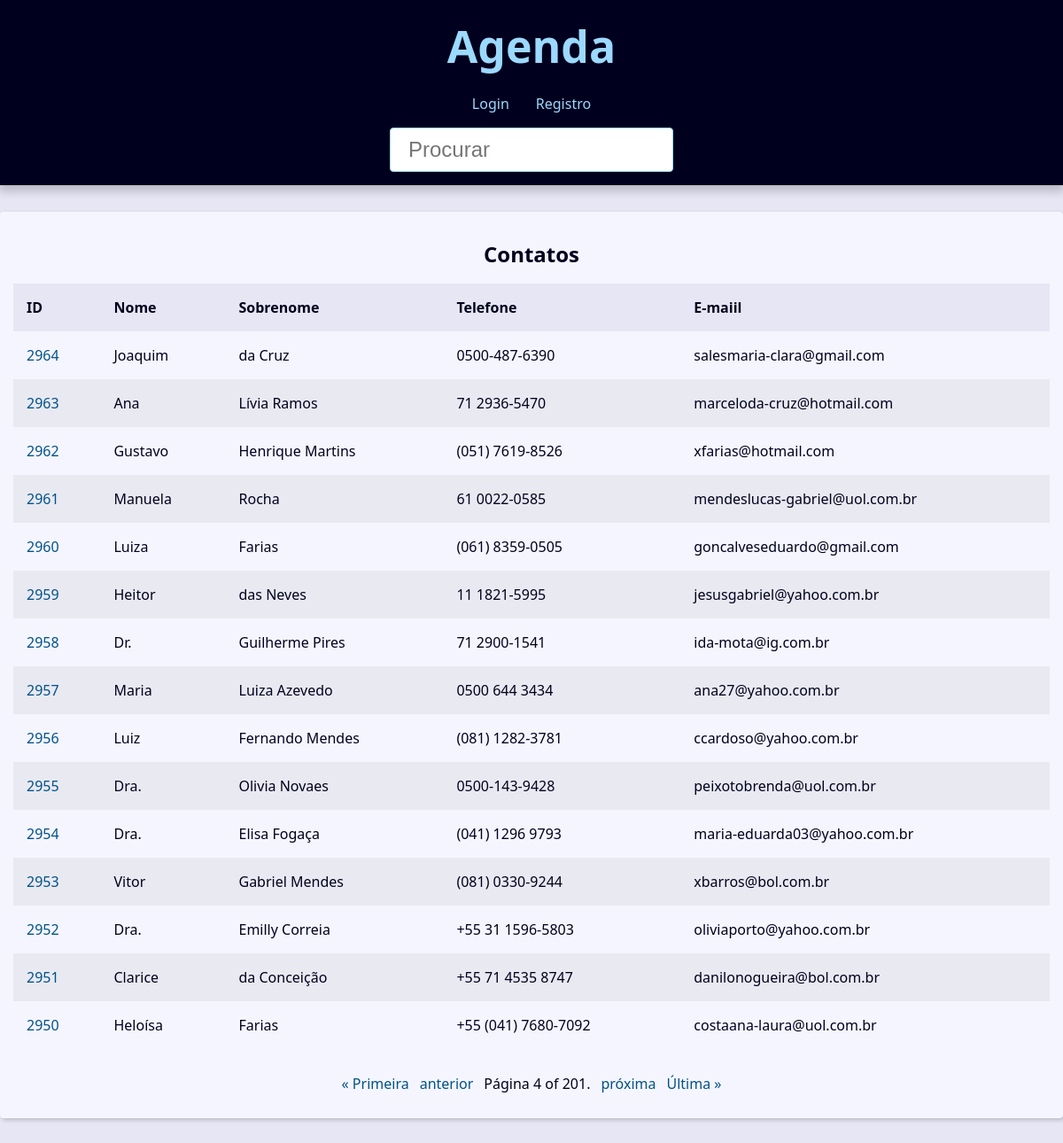
/?page=4&q=, run on the app's committed database.
### contato/models.py (models this page shows, shortened)
class Contato(models.Model):
    primeiro_nome = models.CharField(verbose_name='Nome', max_length=100)
    segundo_nome = models.CharField(max_length=150, verbose_name='Sobrenome')
    telefone = models.CharField(max_length=50)
    email = models.EmailField(max_length=256, blank=True)
    data_criacao = models.DateTimeField(default=timezone.now)
    descricao = models.TextField(blank=True)
    visivel = models.BooleanField(default=True)
    imagem = models.ImageField(blank=True, upload_to='imagens/%Y/%m/')
    categoria = models.ForeignKey(Categoria,
                                  on_delete=models.SET_NULL,
                                  blank=True, null=True)
    owner = models.ForeignKey(
        User,
        on_delete=models.SET_NULL,
        blank=True, null=True
    )

### contato/views/contato_view.py (the view)
# urls.py: path('', index, name="index"),
def index(request):
    contatos = Contato.objects.all().filter(visivel=True).order_by('-id')
    paginator = Paginator(contatos, 15)
    page_number = request.GET.get("page")
    page_obj = paginator.get_page(page_number)
    context = {
        'page_obj': page_obj,
        'site_titulo': 'Contatos '
    }
    return render(request, 'contato/index.html', context)

### contato/templates/contato/index.html
{% extends 'global/base.html' %}
{% block conteudo %}
    {% if page_obj %}
        <div class="responsive-table">
            <table class="contacts-table">
                <caption class="table-caption">
                    Contatos
                </caption>
                <thead>
                    <tr class="table-row table-row-header">
                        <th class="table-header">ID</th>
                        <th class="table-header">Nome</th>
                        <th class="table-header">Sobrenome</th>
                        <th class="table-header">Telefone</th>
                        <th class="table-header">E-maiil</th>
                    </tr>
                </thead>
                <tbody>
                    {% for contato in page_obj  %}
                        <tr class="table-row">
                            <td class="table-cel">
                                <a class="table-link" href="{% url 'contato:contato' contato.id %}"> {{ contato.id }} </a>
                            </td>
                            <td class="table-cel">
                                {{ contato.primeiro_nome }}
                            </td>
                            <td class="table-cel">
                                {{ contato.segundo_nome }}
                            </td>
                            <td class="table-cel">
                                {{ contato.telefone }}
                            </td>
                            <td class="table-cel">
                                {{ contato.email }}
                            </td>
                        </tr>
                    {% endfor %}
                </tbody>
            </table>
        </div>
    {% else %}
    <div class="sigle-contact">
        <h1 class="sigle-contact-name">
            Não foi possível encontar
        </h1>
    </div>
    {% endif %}
{% endblock conteudo %}

### base_static/global/css/style.css (style rules this page uses)
:root { --spacing: 1.5rem; --link-dark-color: rgb(0, 83, 134); --link-light-color: rgb(156, 217, 255); --clr-white: rgb(245, 245, 255); --clr-black: rgb(0, 0, 30); --clr-light-gray: rgb(230, 230, 245); --clr-dark-shadow-5: rgba(0, 0, 10, 5%); --clr-dark-shadow-10: rgba(0, 0, 10, 10%); --clr-dark-shadow-20: rgba(0, 0, 10, 20%); --clr-light-shadow-5: rgba(200, 200, 255, 5%); --clr-light-shadow-10: rgba(200, 200, 255, 10%); --clr-light-shadow-20: rgba(200, 200, 255, 20%); --main-page-width: 120rem; --table-min-width: 60rem; --biggest-font-size: 5rem; --bigger-font-size: 4rem; --big-font-size: 3.2rem; --medium-font-size: 2.4rem; --small-font-size: 1.6rem; --smaller-font-size: 1.4rem; --smallest-font-size: 1.2rem; --transition-fast: 300ms; --transition-medium: 600ms; --transition-slow: 1s; --default-border-radius: 4px; }
*, *::before, *::after { margin: 0; padding: 0; box-sizing: border-box; }
html { font-size: 62.5%; }
body { font-family: system-ui, -apple-system, BlinkMacSystemFont, 'Segoe UI', Roboto, Oxygen, Ubuntu, Cantarell, 'Open Sans', 'Helvetica Neue', sans-serif; line-height: 1.5; font-size: var(--small-font-size); color: var(--clr-black); -webkit-font-smoothing: antialiased; background: var(--clr-light-gray); }
.responsive-table { width: 100%; overflow-x: auto; }
.contacts-table { width: 100%; min-width: var(--table-min-width); border-collapse: collapse; }
.table-caption { font-size: var(--medium-font-size); font-weight: bold; padding: var(--spacing); }
.table-row { text-align: left; text-overflow: ellipsis; transition: background-color var(--transition-fast) ease-in-out; }
.table-row:nth-of-type(2n) { background: var(--clr-dark-shadow-5); }
.table-row-header { background: var(--clr-light-gray); color: var(--clr-black); }
.table-cel, .table-header { padding: var(--spacing); }
.table-link { color: var(--link-dark-color); transition: color var(--transition-fast) ease-in-out; text-decoration: none; }

### data on the page
Contato: id "2964", primeiro_nome "Joaquim", segundo_nome "da Cruz", telefone "0500-487-6390", email "salesmaria-clara@gmail.com"
Contato: id "2963", primeiro_nome "Ana", segundo_nome "Lívia Ramos", telefone "71 2936-5470", email "marceloda-cruz@hotmail.com"
Contato: id "2962", primeiro_nome "Gustavo", segundo_nome "Henrique Martins", telefone "(051) 7619-8526", email "xfarias@hotmail.com"
Contato: id "2961", primeiro_nome "Manuela", segundo_nome "Rocha", telefone "61 0022-0585", email "mendeslucas-gabriel@uol.com.br"
Contato: id "2960", primeiro_nome "Luiza", segundo_nome "Farias", telefone "(061) 8359-0505", email "goncalveseduardo@gmail.com"
Contato: id "2959", primeiro_nome "Heitor", segundo_nome "das Neves", telefone "11 1821-5995", email "jesusgabriel@yahoo.com.br"
Contato: id "2958", primeiro_nome "Dr.", segundo_nome "Guilherme Pires", telefone "71 2900-1541", email "ida-mota@ig.com.br"
Contato: id "2957", primeiro_nome "Maria", segundo_nome "Luiza Azevedo", telefone "0500 644 3434", email "ana27@yahoo.com.br"
Contato: id "2956", primeiro_nome "Luiz", segundo_nome "Fernando Mendes", telefone "(081) 1282-3781", email "ccardoso@yahoo.com.br"
Contato: id "2955", primeiro_nome "Dra.", segundo_nome "Olivia Novaes", telefone "0500-143-9428", email "peixotobrenda@uol.com.br"
Contato: id "2954", primeiro_nome "Dra.", segundo_nome "Elisa Fogaça", telefone "(041) 1296 9793", email "maria-eduarda03@yahoo.com.br"
Contato: id "2953", primeiro_nome "Vitor", segundo_nome "Gabriel Mendes", telefone "(081) 0330-9244", email "xbarros@bol.com.br"
Contato: id "2952", primeiro_nome "Dra.", segundo_nome "Emilly Correia", telefone "+55 31 1596-5803", email "oliviaporto@yahoo.com.br"
Contato: id "2951", primeiro_nome "Clarice", segundo_nome "da Conceição", telefone "+55 71 4535 8747", email "danilonogueira@bol.com.br"
Contato: id "2950", primeiro_nome "Heloísa", segundo_nome "Farias", telefone "+55 (041) 7680-7092", email "costaana-laura@uol.com.br"

### other printed values
{{ page_obj.number }} "4"
{{ page_obj.paginator.num_pages }} "201"
